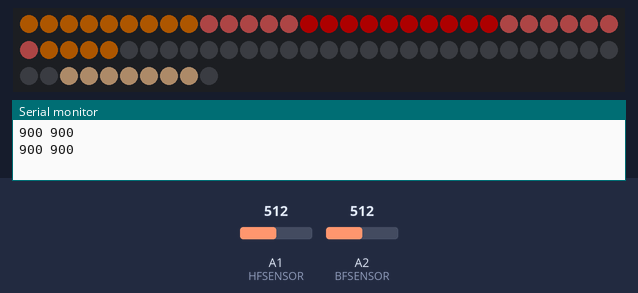
This sketch was run on a simulated Arduino Uno, built with avr-gcc and run on an emulated ATmega328P. Parts: 70 RGB LEDs in strip order, left to right, continuing on the next row, the last lines printed to the serial monitor. The inputs (shaded band) are chosen by the test bench; at power-on: A1 (HFSENSOR) = 512, A2 (BFSENSOR) = 512. Dim RGB values are drawn brighter than linear.

Above: at 1.8 s.
1.9 s: A1 (HFSENSOR) set to 353
3.4 s: A1 (HFSENSOR) set to 329
At 4.6 s:
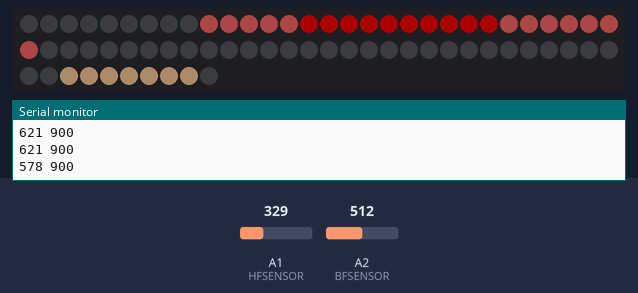
5.5 s: A1 (HFSENSOR) set to 511
At 6.5 s:
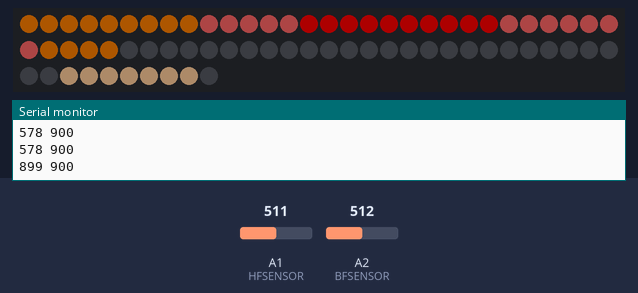
7.5 s: A1 (HFSENSOR) set to 306
At 9.5 s:
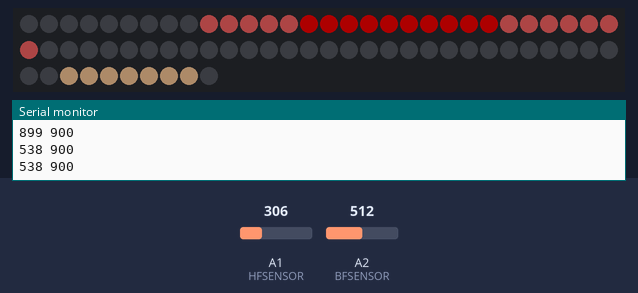
Timing chart, 0 to 10.5 s (numbered marks = the images above; inputs shaded):
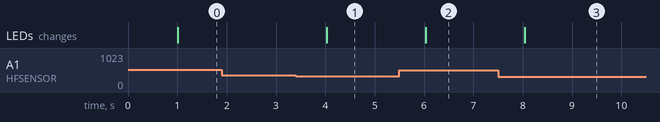

The sketch:

ledstrip.ino
```cpp
// Libraries
#include <Adafruit_NeoPixel.h>

// Constants
#define PIN 13
#define BFSENSOR 2
#define HFSENSOR 1

// Initialize the WS2812 LED strip for 70 LEDs
Adafruit_NeoPixel strip = Adafruit_NeoPixel(70, PIN, NEO_GRB + NEO_KHZ800);

// Global variables
int hf_read=0;
int bf_read=0;
int hf_voltage=0;
int bf_voltage=0;

// Setup (executed only once)
void setup()
{
  Serial.begin(9600);
  strip.begin();
  strip.show();
}

// Main loop (infinite)
void loop()
{
  int i;
  // Measuring voltage on HF pin
  hf_read=analogRead(HFSENSOR);
  // Converting voltage in mV
  hf_voltage=map(hf_read,0,1023,0,1800);
  // Measuring voltage on BF pin
  bf_read=analogRead(BFSENSOR);
  // Converting voltage in mV
  bf_voltage=map(bf_read,0,1023,0,1800);
  // Printing both values
  Serial.print(hf_voltage);
  Serial.print(" ");
  Serial.print(bf_voltage);
  Serial.println();
  // High frequencies
  // 1st level reached (red, black, black)
  if((300<hf_voltage)&&(hf_voltage<500))
  {
    for(i=14;i<25;i++) // Intensity level 1
      strip.setPixelColor(i,255,0,0);
    for(i=9;i<14;i++)  // Intensity level 2
      strip.setPixelColor(i,0,0,0);
    for(i=25;i<31;i++) // Intensity level 2
      strip.setPixelColor(i,0,0,0);
    for(i=5;i<9;i++)   // Intensity level 3
      strip.setPixelColor(i,0,0,0);
    for(i=31;i<35;i++) // Intensity level 3
      strip.setPixelColor(i,0,0,0);
  }
  // 1st and 2nd levels reached (red, red/orange, black)
  else if((500<hf_voltage)&&(hf_voltage<600))
  {
    for(i=14;i<24;i++) // Intensity level 1
      strip.setPixelColor(i,255,0,0);
    for(i=9;i<14;i++)  // Intensity level 2
      strip.setPixelColor(i,255,102,102);
	for(i=24;i<31;i++) // Intensity level 2
      strip.setPixelColor(i,255,102,102);
    for(i=5;i<9;i++)   // Intensity level 3
      strip.setPixelColor(i,0,0,0);
    for(i=31;i<35;i++) // niveau d'intensité 3
      strip.setPixelColor(i,0,0,0);
  }
  // 1st, 2nd and 3rd levels reached (red, red/orange, orange)
  else if(600<hf_voltage)
  {
    for(i=14;i<24;i++) // Intensity level 1
      strip.setPixelColor(i,255,0,0);
    for(i=9;i<14;i++)  // Intensity level 2
      strip.setPixelColor(i,255,102,102);
    for(i=24;i<31;i++) // Intensity level 2
      strip.setPixelColor(i,255,102,102);
    for(i=5;i<9;i++)   // Intensity level 3
      strip.setPixelColor(i,255,128,0);
    for(i=31;i<35;i++) // Intensity level 3
      strip.setPixelColor(i,255,128,0);
  }
  // Low frequencies
  // 1st level reached (yellow, black, black)
  if((300<hf_voltage)&&(hf_voltage<500))
  {
    for(i=68;i<57;i--) // Intensity level 1
      strip.setPixelColor(i,255,255,0);
    for(i=62;i<69;i++) // Intensity level 2
      strip.setPixelColor(i,0,0,0);
    for(i=57;i<39;i--) // Intensity level 2
      strip.setPixelColor(i,0,0,0);
    for(i=38;i<34;i--) // Intensity level 3
      strip.setPixelColor(i,0,0,0);
    for(i=0;i<5;i++)   // Intensity level 3
      strip.setPixelColor(i,0,0,0);
  }
  // 1st and 2nd levels reached (yellow, yellow/orange, black)
  else if((500<hf_voltage)&&(hf_voltage<600))
  {
    for(i=68;i<57;i--) // Intensity level 1
      strip.setPixelColor(i,255,255,0);
    for(i=62;i<69;i++) // Intensity level 2
      strip.setPixelColor(i,255,204,153);
    for(i=57;i<39;i--) // Intensity level 2
      strip.setPixelColor(i,255,204,153);
    for(i=38;i<34;i--) // Intensity level 3
      strip.setPixelColor(i,0,0,0);
    for(i=0;i<5;i++)   // Intensity level 3
      strip.setPixelColor(i,0,0,0);
  }
  // 1st, 2nd and 3rd levels reached (yellow, yellow/orange, orange)
  else if(600<hf_voltage)
  {
	for(i=68;i<57;i--) // Intensity level 1
      strip.setPixelColor(i,255,255,0);
    for(i=62;i<69;i++) // Intensity level 2
      strip.setPixelColor(i,255,204,153);
    for(i=57;i<39;i--) // Intensity level 2
      strip.setPixelColor(i,255,204,153);
    for(i=38;i<34;i--) // Intensity level 3
      strip.setPixelColor(i,255,128,0);
    for(i=0;i<5;i++)   // Intensity level 3
      strip.setPixelColor(i,255,128,0);
  }
  strip.show();            // Displaying everythin'!
  strip.setBrightness(50); // Set the strip brightness
  delay(1000);
}
```

Measured:
- the behaviour switches between 341 and 340 on A1 (HFSENSOR) (found by bisection; images 0 and 1)
- after the input at 3.4 s, the LEDs: change after 0.63 s (image 1)
- after the input at 5.5 s, the LEDs: change after 0.53 s (image 2)
- after the input at 7.5 s, the LEDs: change after 0.54 s (image 3)
